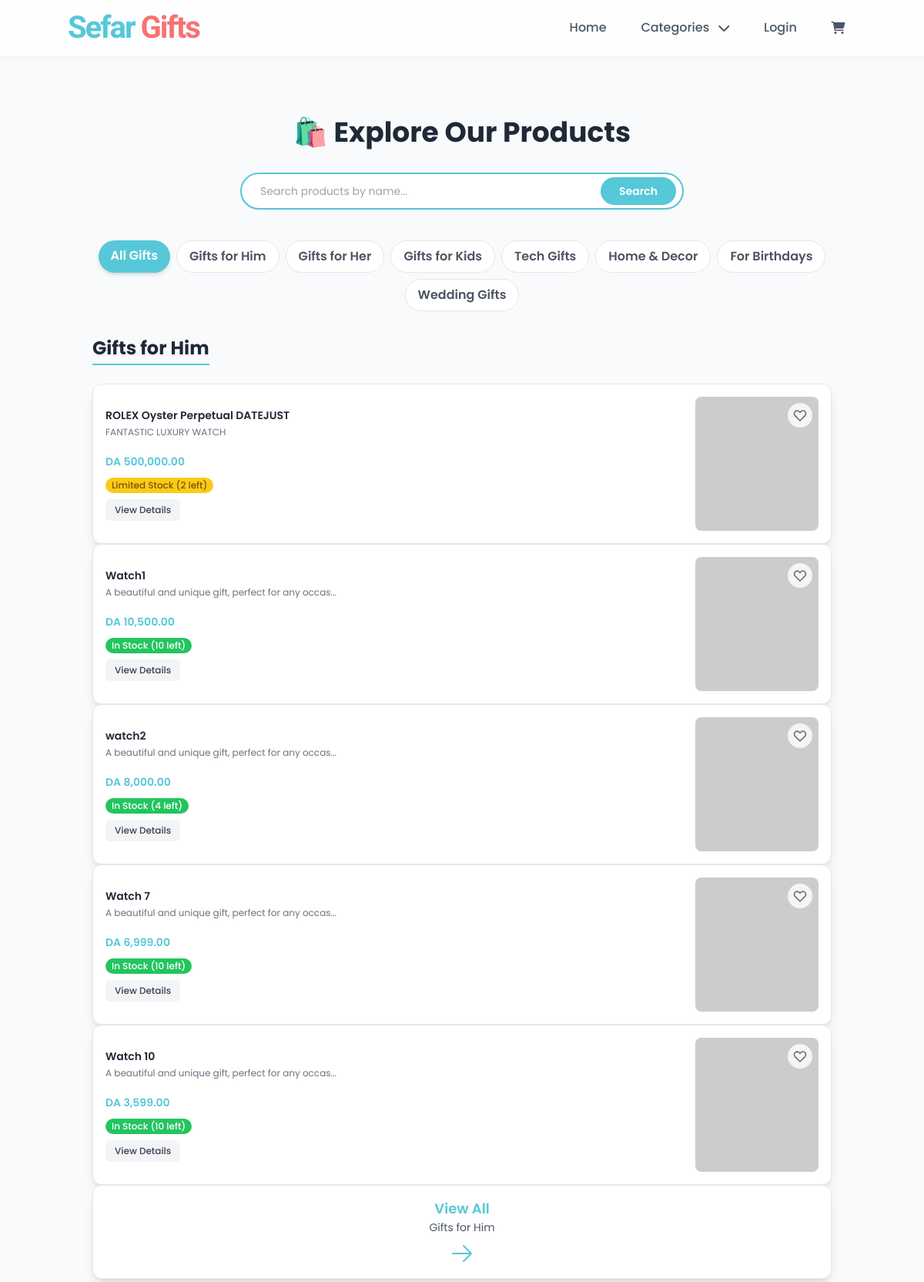
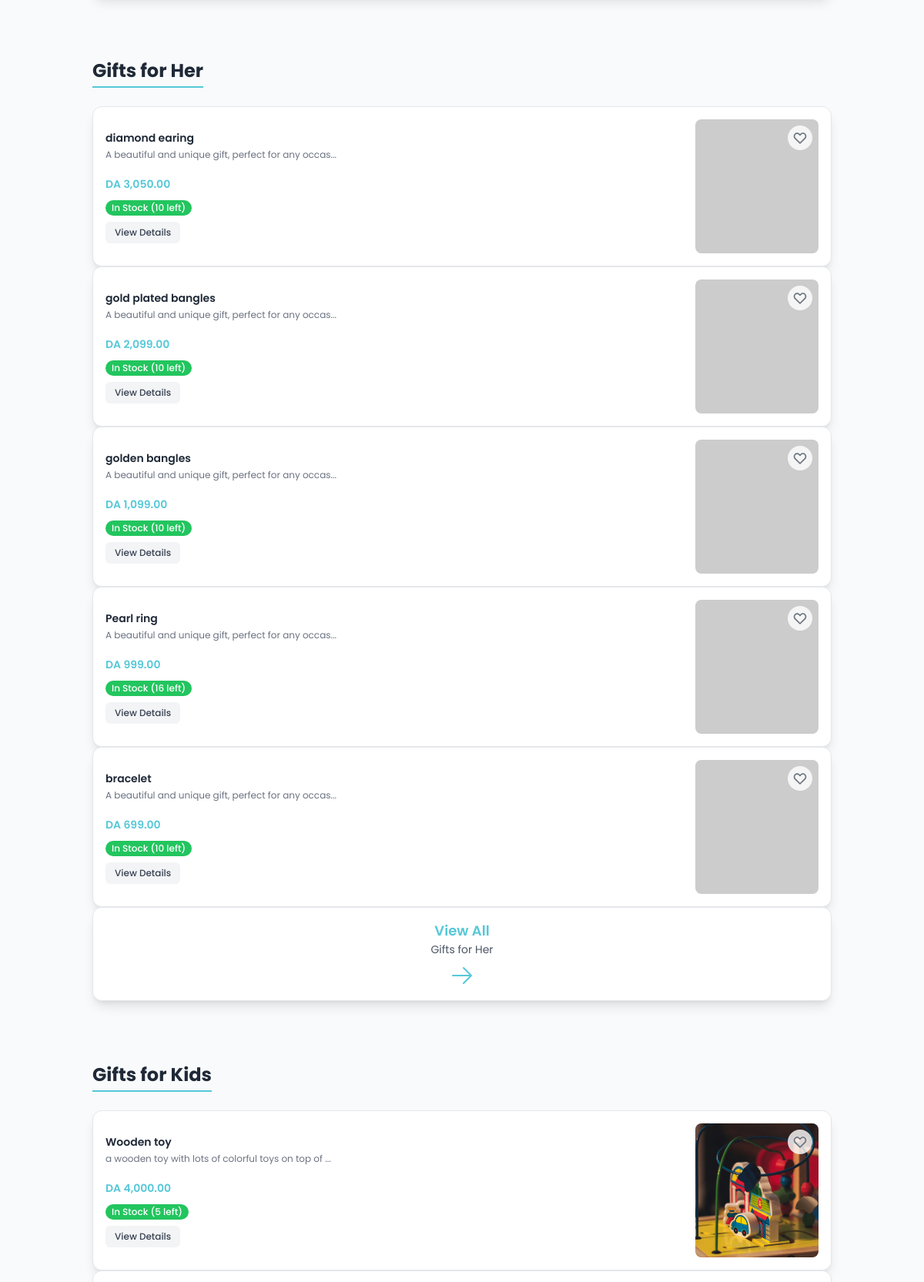
/products.php (upper part), run on the app's committed database (2 pictures, top to bottom).
### tables this page shows
CREATE TABLE IF NOT EXISTS `products` (
  `id` int NOT NULL AUTO_INCREMENT,
  `name` varchar(100) NOT NULL,
  `image` varchar(255) DEFAULT NULL,
  `price` decimal(10,2) NOT NULL,
  `stock` int DEFAULT '0',
  `category` varchar(50) NOT NULL,
  `description` varchar(255) DEFAULT NULL,
  `gift_category` varchar(255) DEFAULT NULL,
  PRIMARY KEY (`id`)
);

### products.php (the view, shortened to what this page needs)
<?php
$current_user_id = $_SESSION['id'] ?? null;
$user_liked_products = [];
$search = $_GET['search'] ?? '';
$sort = $_GET['sort'] ?? '';
$allowed_sorts = [
  'name_asc' => 'ORDER BY p.name ASC',
  'name_desc' => 'ORDER BY p.name DESC',
  'price_asc' => 'ORDER BY p.price ASC',
  'price_desc' => 'ORDER BY p.price DESC',
  'created_at_desc' => 'ORDER BY p.created_at DESC',
  'popularity' => 'ORDER BY p.view_count DESC'
];
$order = $allowed_sorts[$sort] ?? 'ORDER BY p.name ASC';
$base_query_select = "SELECT p.* FROM products p ";
$gift_filter = $_GET['gift'] ?? '';
?>
<!DOCTYPE html>
<html lang="en">
<head>
  <script src="https://cdn.tailwindcss.com"></script>
  <link rel="stylesheet" href="https://cdn.jsdelivr.net/npm/swiper@9/swiper-bundle.min.css" />
</head>
<body class="bg-gray-50 text-gray-800">
  <?php include("navbar.php"); ?>
  <div class="container mx-auto px-4 sm:px-6 lg:px-8 py-12 md:py-20">
    <h1 class="text-3xl md:text-4xl font-bold text-center text-gray-800 mb-8">🛍️ Explore Our Products</h1>
    <form method="GET" action="products.php" class="flex items-center justify-center gap-4 mb-10">
      <div
        class="flex items-center w-full max-w-xl bg-white border-2 border-[#56c8d8] rounded-full shadow-sm px-2 h-12 focus-within:ring-2 focus-within:ring-[#56c8d8]/50 transition">
        <input type="text" name="search" value="<?= htmlspecialchars($search) ?>" placeholder="Search products by name..."
          class="flex-1 bg-transparent border-none outline-none appearance-none text-gray-700 placeholder:text-gray-400 text-sm h-full leading-[3rem] px-4 focus:ring-0" />
        <button type="submit" class="ml-2 text-white bg-[#56c8d8] hover:bg-[#45b1c0] text-sm font-semibold px-6 h-9 rounded-full transition">
          Search
        </button>
      </div>
    </form>
    <?php $current_gift_filter = $_GET['gift'] ?? ''; ?>
    <div class="flex flex-wrap justify-center gap-2 my-8">
      <a href="products.php" class="px-4 py-2 rounded-full font-semibold transition text-sm sm:text-base <?= $current_gift_filter == ''
        ? 'bg-[#56c8d8] text-white shadow-md'
        : 'bg-white text-gray-600 hover:bg-gray-100 border border-gray-200' ?>">
        All Gifts
      </a>
      <?php foreach ($gift_categories as $cat): ?>
        <a href="products.php?gift=<?= urlencode($cat) ?><?= $search ? '&search='.urlencode($search) : '' ?>" class="px-4 py-2 rounded-full font-semibold transition text-sm sm:text-base <?= $current_gift_filter == $cat
            ? 'bg-[#56c8d8] text-white shadow-md'
            : 'bg-white text-gray-600 hover:bg-gray-100 border border-gray-200' ?>">
          <?= htmlspecialchars($cat) ?>
        </a>
      <?php endforeach; ?>
    </div>
    <?php
    $display_categories = $gift_filter ? [$gift_filter] : $gift_categories;
    foreach ($display_categories as $current_display_gift_category):
    ?>
      <section class="mb-12">
        <h2 class="text-2xl font-bold text-gray-800 mb-6 border-b-2 border-[#56c8d8] inline-block pb-1">
          <?= htmlspecialchars($current_display_gift_category) ?>
        </h2>
        <?php if (!$gift_filter):  ?>
          <div class="swiper-container-wrapper relative">
            <div class="swiper mySwiper">
              <div class="swiper-wrapper pb-8">
                <?php
                $carousel_limit = 5;
                $carousel_query_params = [$current_display_gift_category];
                $carousel_query_types = 's';
                $carousel_conditions_sql = ['p.gift_category = ?'];
                $carousel_where_sql = 'WHERE ' . implode(' AND ', $carousel_conditions_sql);
                $carousel_sql = $base_query_select . $carousel_where_sql . " " . ($sort ? $order : "ORDER BY p.price DESC") . " LIMIT ?";
                $carousel_query_params[] = $carousel_limit;
                $carousel_query_types .= 'i';
                $carousel_stmt = $conn->prepare($carousel_sql);
                if ($carousel_stmt) {
                    $carousel_stmt->bind_param($carousel_query_types, ...$carousel_query_params);
                    $carousel_stmt->execute();
                    $carousel_products_result = $carousel_stmt->get_result();
                    if ($carousel_products_result->num_rows > 0):
                      while ($prod = $carousel_products_result->fetch_assoc()):
                        $is_liked_by_user = $current_user_id ? in_array($prod['id'], $user_liked_products) : false;
                ?>
                        <div class="swiper-slide">
                          <div class="bg-white rounded-xl shadow-lg border border-gray-200 p-4 product-card flex flex-col sm:flex-row justify-between items-center hover:shadow-xl transition-shadow duration-300">
                            <div class="flex-1 pr-0 sm:pr-4 w-full sm:w-auto mb-3 sm:mb-0 text-center sm:text-left">
                              <h3 class="text-sm font-semibold text-gray-800 mb-1 line-clamp-2" title="<?= htmlspecialchars($prod['name'] ?? '') ?>"><?= htmlspecialchars($prod['name'] ?? '') ?></h3>
                              <p class="text-xs text-gray-500 mb-1 h-8 overflow-hidden">
                                <?= !empty($prod['description']) ? htmlspecialchars(substr($prod['description'], 0, 50)) . (strlen($prod['description']) > 50 ? '...' : '') : 'No description available' ?>
                              </p>
                              <p class="text-sm text-[#56c8d8] font-semibold mb-2">DA <?= number_format($prod['price'], 2) ?></p>
                              <?php
                              $stock = $prod['stock'];
                              $stock_label = '';
                              $stock_color = '';
                              if ($stock == 0) {
                                  $stock_label = 'Out of Stock (0 left)';
                                  $stock_color = 'bg-red-500 text-white';
                              } elseif ($stock >= 1 && $stock <= 3) {
                                  $stock_label = 'Limited Stock (' . $stock . ' left)';
                                  $stock_color = 'bg-yellow-400 text-yellow-800';
                              } else {
                                  $stock_label = 'In Stock (' . $stock . ' left)';
                                  $stock_color = 'bg-green-500 text-white';
                              }
                              ?>
                              <span class="inline-block text-xs font-medium <?= $stock_color ?> px-2 py-0.5 rounded-full mb-2"><?= $stock_label ?></span>
                              <div>
                                <button onclick='openProductModal(<?= json_encode($prod) ?>)' class="bg-gray-100 hover:bg-gray-200 text-gray-700 px-3 py-1.5 rounded-md text-xs font-medium transition-colors">
                                  View Details
                                </button>
                              </div>
                            </div>
                            <div class="w-full sm:w-40 h-32 sm:h-full flex-shrink-0 bg-gray-100 rounded-lg overflow-hidden product-card-image-container">
                              <img src="uploads/<?= htmlspecialchars($prod['image'] ?? 'placeholder.jpg') ?>"
                                   alt="<?= htmlspecialchars($prod['name'] ?? '') ?>" class="w-full h-full object-cover"
                                   onerror="this.onerror=null;this.src='https://placehold.co/300x300/cccccc/969696?text=No+Image';">
                               <button
                                    class="like-button"
                                    data-product-id="<?= $prod['id'] ?>"
                                    onclick="handleLikeClick(this, <?= $prod['id'] ?>)"
                                    aria-label="Like this product"
                                    title="<?= $is_liked_by_user ? 'Unlike' : 'Like' ?>">
                                    <svg class="<?= $is_liked_by_user ? 'liked-heart' : 'unliked-heart' ?>" fill="none" viewBox="0 0 24 24" stroke="currentColor">
                                        <path stroke-linecap="round" stroke-linejoin="round" d="M4.318 6.318a4.5 4.5 0 000 6.364L12 20.364l7.682-7.682a4.5 4.5 0 00-6.364-6.364L12 7.636l-1.318-1.318a4.5 4.5 0 00-6.364 0z" />
                                    </svg>
                                </button>
                            </div>
                          </div>
                        </div>
                <?php
                      endwhile;
                    else:
                ?>
                      <p class="text-sm text-gray-500 col-span-full text-center py-8">No products found in this category for the carousel.</p>
                <?php
                    endif;
                } else {
                     echo "<p class='text-red-500'>Error preparing carousel statement: " . $conn->error . "</p>";
                }
                ?>
                <div class="swiper-slide flex items-center justify-center bg-transparent">
                  <a href="products.php?gift=<?= urlencode($current_display_gift_category) ?><?= $search ? '&search='.urlencode($search) : '' ?>"
                    class="flex flex-col items-center justify-center w-full h-full bg-white rounded-xl shadow-lg border border-gray-200 hover:bg-gray-50 transition p-4 product-card">
                    <span class="text-lg font-semibold text-[#56c8d8]">View All</span>
                    <span class="text-sm text-gray-600"><?= htmlspecialchars($current_display_gift_category) ?></span>
                     <svg xmlns="http://www.w3.org/2000/svg" fill="none" viewBox="0 0 24 24" stroke-width="1.5" stroke="currentColor" class="w-8 h-8 text-[#56c8d8] mt-2">
                        <path stroke-linecap="round" stroke-linejoin="round" d="M13.5 4.5 21 12m0 0-7.5 7.5M21 12H3" />
                    </svg>
                  </a>
                </div>
              </div>
            </div>
          </div>
        <?php endif;  ?>
      </section>
    <?php endforeach;  ?>
  </div>
</body>
</html>

### products.php (style rules this page uses)
body { font-family: 'Poppins', sans-serif; }
input[type="text"] { border: none !important; box-shadow: none !important; }
.mySwiper { position: relative; }
.product-card-image-container { position: relative; }
.like-button { position: absolute; top: 0.5rem; right: 0.5rem; background-color: rgba(255, 255, 255, 0.8); border-radius: 50%; padding: 0.375rem; cursor: pointer; transition: transform 0.2s ease-in-out, color 0.2s ease-in-out; z-index: 10; }
.like-button svg { width: 1.25rem; height: 1.25rem; }
.like-button .unliked-heart { color: #6b7280; stroke-width: 2; }
.product-card { height: 13rem; }
.swiper-slide, .product-card { box-sizing: border-box; }
.line-clamp-2 { overflow: hidden; display: -webkit-box; -webkit-box-orient: vertical; -webkit-line-clamp: 2; line-clamp: 2; white-space: normal; }

### navbar.php (style rules this page uses)
body { font-family: 'Poppins', sans-serif; }

### data on the page
products: name "ROLEX Oyster Perpetual DATEJUST", description "FANTASTIC LUXURY WATCH", price "500,000.00", stock "Limited Stock (2 left)"
products: name "Watch1", description "A beautiful and unique gift, perfect for any occas", price "10,500.00", stock "In Stock (10 left)"
products: name "watch2", description "A beautiful and unique gift, perfect for any occas", price "8,000.00", stock "In Stock (4 left)"
products: name "Watch 7", description "A beautiful and unique gift, perfect for any occas", price "6,999.00", stock "In Stock (10 left)"
products: name "Watch 10", description "A beautiful and unique gift, perfect for any occas", price "3,599.00", stock "In Stock (10 left)"
products: name "diamond earing", description "A beautiful and unique gift, perfect for any occas", price "3,050.00", stock "In Stock (10 left)"
products: name "gold plated bangles", description "A beautiful and unique gift, perfect for any occas", price "2,099.00", stock "In Stock (10 left)"
products: name "golden bangles", description "A beautiful and unique gift, perfect for any occas", price "1,099.00", stock "In Stock (10 left)"
products: name "Pearl ring", description "A beautiful and unique gift, perfect for any occas", price "999.00", stock "In Stock (16 left)"
products: name "bracelet", description "A beautiful and unique gift, perfect for any occas", price "699.00", stock "In Stock (10 left)"
products: name "Wooden toy", description "a wooden toy with lots of colorful toys on top of", price "4,000.00", stock "In Stock (5 left)", image (picture)

### other printed values
$cat "Gifts for Him"
$cat "Gifts for Her"
$cat "Gifts for Kids"
$cat "Tech Gifts"
$cat "Home & Decor"
$cat "For Birthdays"
$cat "Wedding Gifts"
$current_display_gift_category "Gifts for Him"
$current_display_gift_category "Gifts for Her"
$current_display_gift_category "Gifts for Kids"
